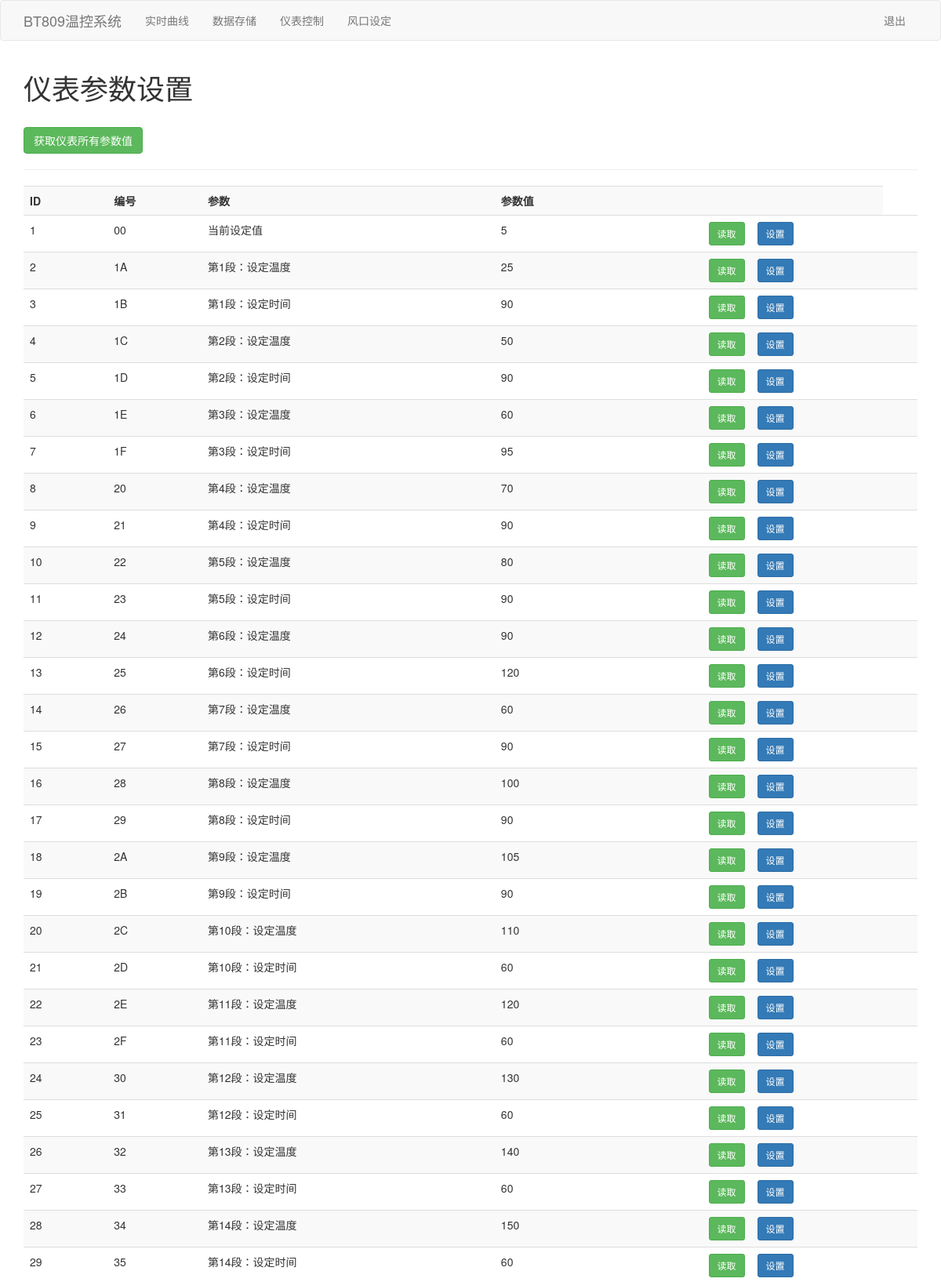
Screenshot of /parameter (signed in, upper part) with the database file from the repository.
### tables this page shows
CREATE TABLE register (
                            ID  INTEGER PRIMARY KEY AUTOINCREMENT,
                            Num text,
                            Meaning text,
                            Num_value text);

### app/views.py (the view)
@app.route('/parameter')
@is_logged_in
def parameter():
    data = db.register_select_all()
    return render_template('parameter.html', data=data)

### app/models.py (called while the page is built)
    def register_select_all(self):
        with con:
            sql = """select * from register """
            cur.execute(sql)
            data = cur.fetchall()
            return data

### app/views.py (called while the page is built)
def is_logged_in(f):
    @wraps(f)
    def wrap(*args, **kwargs):
        if 'logged_in' in session:
            return f(*args, **kwargs)
        else:
            flash('请登陆浏览', 'danger')
            return redirect(url_for('login'))
    return wrap

### app/templates/parameter.html
{% extends 'layout.html'%}
{%block body%}
<div class="container">
    <h1>仪表参数设置</h1>
    <br>
    <a href="/status" class="btn btn-success btn-md " role="button">获取仪表所有参数值</a>
    <hr>
    <table class="table table-striped">
        <tr>
            <th>ID</th>
            <th>编号</th>
            <th>参数</th>
            <th>参数值</th>
            <th></th>
            <th></th>
        </tr>
        {% for parameter in data %}
        <tr>
            <td>{{parameter[0]}}</td>
            <td>{{parameter[1]}}</td>
            <td>{{parameter[2]}}</td>
            <td>{{parameter[3]}}</td>
            <td><a href="mode/{{parameter[0]}}" class="btn btn-success btn-sm pull-right">读取</a></td>
            <td><a href="edit/{{parameter[0]}}" class="btn btn-primary btn-sm ">设置</a></td>
            <td>
        </tr>
        {% endfor %}
    </table>
</div>
{% endblock %}

### rows the page displays
register: ID "1", Num "00", Meaning "当前设定值", Num_value "5"
register: ID "2", Num "1A", Meaning "第1段：设定温度", Num_value "25"
register: ID "3", Num "1B", Meaning "第1段：设定时间", Num_value "90"
register: ID "4", Num "1C", Meaning "第2段：设定温度", Num_value "50"
register: ID "5", Num "1D", Meaning "第2段：设定时间", Num_value "90"
register: ID "6", Num "1E", Meaning "第3段：设定温度", Num_value "60"
register: ID "7", Num "1F", Meaning "第3段：设定时间", Num_value "95"
register: ID "8", Num "20", Meaning "第4段：设定温度", Num_value "70"
register: ID "9", Num "21", Meaning "第4段：设定时间", Num_value "90"
register: ID "10", Num "22", Meaning "第5段：设定温度", Num_value "80"
register: ID "11", Num "23", Meaning "第5段：设定时间", Num_value "90"
register: ID "12", Num "24", Meaning "第6段：设定温度", Num_value "90"
register: ID "13", Num "25", Meaning "第6段：设定时间", Num_value "120"
register: ID "14", Num "26", Meaning "第7段：设定温度", Num_value "60"
register: ID "15", Num "27", Meaning "第7段：设定时间", Num_value "90"
register: ID "16", Num "28", Meaning "第8段：设定温度", Num_value "100"
register: ID "17", Num "29", Meaning "第8段：设定时间", Num_value "90"
register: ID "18", Num "2A", Meaning "第9段：设定温度", Num_value "105"
register: ID "19", Num "2B", Meaning "第9段：设定时间", Num_value "90"
register: ID "20", Num "2C", Meaning "第10段：设定温度", Num_value "110"
register: ID "21", Num "2D", Meaning "第10段：设定时间", Num_value "60"
register: ID "22", Num "2E", Meaning "第11段：设定温度", Num_value "120"
register: ID "23", Num "2F", Meaning "第11段：设定时间", Num_value "60"
register: ID "24", Num "30", Meaning "第12段：设定温度", Num_value "130"
register: ID "25", Num "31", Meaning "第12段：设定时间", Num_value "60"
register: ID "26", Num "32", Meaning "第13段：设定温度", Num_value "140"
register: ID "27", Num "33", Meaning "第13段：设定时间", Num_value "60"
register: ID "28", Num "34", Meaning "第14段：设定温度", Num_value "150"
register: ID "29", Num "35", Meaning "第14段：设定时间", Num_value "60"
